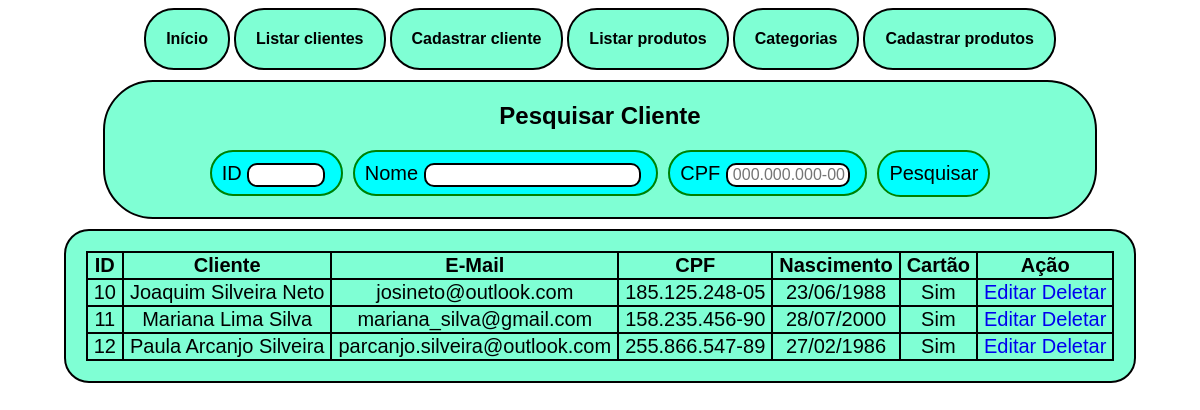
The page /listcli on the database as committed earlier.
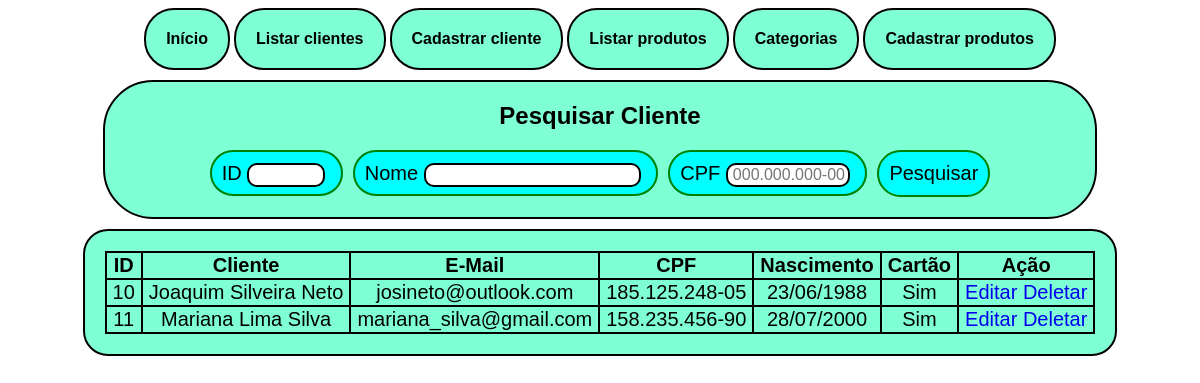
The same page on the database as committed later.
### core/models.py (models this page shows, shortened)
class client(models.Model):
    nome = models.CharField(max_length=100)
    email = models.CharField(max_length=100)
    cpf = models.CharField(max_length=100)
    nasc = models.CharField(max_length=100)
    card = models.CharField(max_length=3)

### core/views.py (the view)
# urls.py: path('listcli', listcli, name='listcli'),
def listcli(request):
    cli = client.objects.all()
    return render(request, 'listcli.html', {'cli': cli})

### core/templates/listcli.html (shortened to what this page needs)
<!DOCTYPE html>
{% load static %}
<html lang="en">
<head>
    <link rel="stylesheet" href="{% static 'core/style.css' %}">
    <div id="pagebutton">
        <a href="/home" class="button">Início</a>
        <a href="/listcli"  class="button">Listar clientes</a>
        <a href="/registercli" class="button">Cadastrar cliente</a>
        <a href="/listprod" class="button">Listar produtos</a>
        <a href="/categorias" class="button">Categorias</a>
        <a href="/registerpro" class="button">Cadastrar produtos</a>
    </div>
</head>
<body style="background-image: url('https://wallpaperaccess.com/full/2431350.jpg') ;">
    <div id="searchbox">
        <h2>Pesquisar Cliente</h2>
        <div id="searchboxinside">
        <form action="{%url 'searchcli'%}" method="POST">
            <div class="searchfield">
                <label for="id">ID</label>
                <input type="text" size=5 pattern="[0-9]+" id="id" title="Somente Números" name="id">
            </div>
            <div class="searchfield">
                <label for="nome">Nome</label>
                <input type="text" id="nome" name="nome">
            </div>
            <div class="searchfield">
                <label for="cpf">CPF</label>
                <input type="text" id="cpf" size="10" name="cpf" pattern="\d{3}\.\d{3}\.\d{3}-\d{2}" maxlength="14" placeholder="000.000.000-00" title="Atente-se ao Formato CPF: 000.000.000-00" id="caixacpf">
            </div>
            <button class="searchbutton">Pesquisar</button>
        </form>
        </div>
    </div>
    <div id="caixa">
    <table>
        <tr>
            <th>ID</th>
            <th>Cliente</th>
            <th>E-Mail</th>
            <th>CPF</th>
            <th>Nascimento</th>
            <th>Cartão</th>
            <th>Ação</th>
        </tr>
        {%for i in cli%}
        <tr>
            <td>{{i.id}}</td>
            <td>{{i.nome}}</td>
            <td>{{i.email}}</td>
            <td>{{i.cpf}}</td>
            <td>{{i.nasc}}</td>
            <td>{{i.card}}</td>
            <td>
                <a href="{% url 'editcli' i.id %}" style="text-decoration: none;">Editar</a>
                <a href="{% url 'deletecli' i.id %}" style="text-decoration: none;">Deletar</a>
            </td>
        </tr>
        {%endfor%}
    </table>
    </div>
</body>
</html>

Rows that differ between the two databases and show on the page:
removed client: id "12", nome "Paula Arcanjo Silveira", email "parcanjo.silveira@outlook.com", cpf "255.866.547-89", nasc "27/02/1986", card "Sim"
